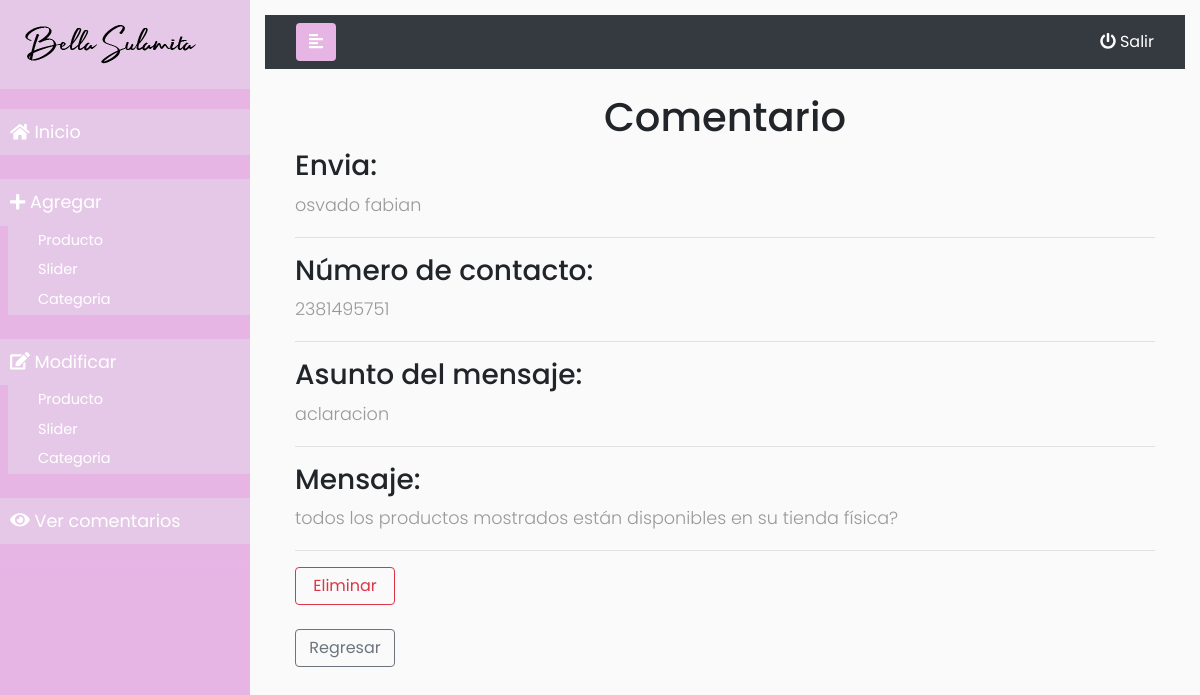
The page /administrador/verComentario.php?id=1 (signed in) on the database its author committed.
### tables this page shows
CREATE TABLE `formulario` (
  `id` int(11) NOT NULL,
  `nombre` varchar(80) NOT NULL,
  `telefono` bigint(20) NOT NULL,
  `asunto` varchar(80) NOT NULL,
  `mensaje` text NOT NULL
);

### backend/modelo/BD.php (called while the page is built, shortened)
<?php
class BD {
    private $servername = "localhost";
    private $username = "root";
    private $password = "Fabian55";
    private $database = "bellaSulamita";
    public function __construct() {
        try {
            $this->conn = new PDO("mysql:host=$this->servername;dbname=$this->database", $this->username, $this->password);
        } catch (PDOException $e) {
            echo "Connection failed: " . $e->getMessage();
        }
    }
}

### backend/controlador/CContacto.php (called while the page is built, shortened)
<?php
class CContacto {
    private $modelo;
    public function __construct() {
        $this->modelo= new MContacto();
    }
    public function mostrarFormulario($ide) {
        $categoria = $this->modelo->consultaFormulario($ide);
        return $categoria;
    }
}

### backend/modelo/MContacto.php (called while the page is built, shortened)
<?php
class MContacto  extends BD{
    public function consultaFormulario($id) {
        try {
            $stmt = $this->conn->prepare("SELECT * FROM formulario where id=:id");
            $stmt->bindParam(':id', $id);
            $stmt->execute();
            foreach ($stmt->fetchAll() as $registro) {
                return $registro;
            }
            return null;
        } catch (PDOException $e) {
            echo "Error: " . $e->getMessage();
        }
    }
}

### administrador/verComentario.php (the view, shortened to what this page needs)
<?php
include_once '../backend/modelo/BD.php';
include_once '../backend/modelo/MContacto.php';
include_once '../backend/controlador/CContacto.php';
$formulario = new CContacto();
$ide = (int) $_GET["id"];
$form = $formulario->mostrarFormulario($ide);
?>
<!DOCTYPE html>
<html>
    <head>
        <link rel="stylesheet" href="https://stackpath.bootstrapcdn.com/bootstrap/4.3.1/css/bootstrap.min.css"
>
        <link rel="stylesheet" href="style/css_1.css" />
        <link rel="stylesheet" href="style/font-awesome.min.css">
    </head>
    <body>
        <div class="wrapper">
            <nav id="sidebar" class="">
                <div class="sidebar-header">
                    <a href="panel.php"><img src="../multimedia/BellaSulamita.png"></a>
                </div>
                <ul class="list-unstyled components">
                    <li class="active">
                        <a href="panel.php"><i class="fa fa-home" aria-hidden="true"></i> Inicio</a>
                        <br>
                        <a href="#submenu1"><i class="fa fa-plus" aria-hidden="true"></i> Agregar </a>
                        <div id="submenu1" aria-expanded="false">
                            <ul class="flex-column pl-2 nav">
                                <li class="nav-item">
                                    <a class="nav-link py-1" href="agregarProducto.php">Producto</a>
                                    <a class="nav-link py-1" href="agregarSlider.php">Slider</a>
                                    <a class="nav-link py-1" href="agregarCategoria.php">Categoria</a>
                                </li>
                            </ul>
                        </div><br>
                        <a href="#submenu2"><i class="fa fa-edit" aria-hidden="true"></i> Modificar</a>
                        <div id="submenu2" aria-expanded="false">
                            <ul class="flex-column pl-2 nav">
                                <li class="nav-item">
                                    <a class="nav-link py-1" href="tablaProducto.php"> Producto</a>
                                    <a class="nav-link py-1" href="tablaSlider.php"> Slider</a>
                                    <a class="nav-link py-1" href="tablaCategoria.php"> Categoria</a>
                                </li>
                            </ul>
                        </div><br>
                        <a href="tablaComentarios.php"><i class="fa fa-eye" aria-hidden="true"></i> Ver comentarios </a>
                    </li>
                </ul>
            </nav>
            <div style="padding: 15px; margin: 0px auto 0px auto; width: 100%" id="content">
                <nav class="navbar navbar-expand-lg navbar-dark bg-dark">
                    <div class="container-fluid">
                        <button type="button" id="sidebarCollapse" class="btn option" style="color: white">
                        </button>
                        <div class="navbar-collapse collapse" id="navbarSupportedContent">
                            <ul class="nav navbar-nav ml-auto text-center">
                                <li class="nav-item active">
                                    <a style="color: white" href="salir.php"><i class="fa fa-power-off"> </i> Salir </a>
                                </li>
                            </ul>
                        </div>
                    </div>
                </nav>
                <div class="container-fluid">
                    <div class="col-md-12 ">
                        <div class="text-center">
                            <br><h1>Comentario</h1>
                        </div>
                        <h3>Envia:</h3><p><?php echo $form["nombre"]?></p><hr>
                        <h3>Número de contacto:</h3><p><?php echo $form["telefono"]?></p><hr>
                        <h3>Asunto del mensaje:</h3><p><?php echo $form["asunto"]?></p><hr>
                        <h3>Mensaje:</h3><p><?php echo $form["mensaje"]?></p><hr>
                        <button style="width: 100px" type="button" class="btn btn-outline-danger"><a href="eliminarComentario.php?id=<?php echo $form["id"] ?>">Eliminar</a></button><br><br>
                        <button style="width: 100px" type="button" class="btn btn-outline-secondary"><a href="tablaComentarios.php" style="text-decoration: none">Regresar</a></button>
                    </div>
                </div><br>
            </div>
        </div>
    </body>
</html>

### administrador/style/css_1.css (style rules this page uses)
body { font-family: 'Poppins', sans-serif; background: #fafafa; }
p { font-family: 'Poppins', sans-serif; font-size: 1.1em; font-weight: 300; line-height: 1.7em; color: #999; }
a, a:hover, a:focus { color: inherit; text-decoration: none; transition: all 0.3s; }
#sidebar { background: #E7B5E3; color: #fff; transition: all 0.3s; }
.option { background: #E7B5E3; }
#sidebar .sidebar-header { padding: 20px; background: #E5C8E7; }
#sidebar ul.components { padding: 20px 0; border-bottom: 1px solid #E7B5EA; }
#sidebar ul li a { padding: 10px; font-size: 1.1em; display: block; }
#sidebar ul li.active > a, a[aria-expanded="true"] { color: #fff; background: #E5C8E7; }
ul ul a { font-size: 0.9em !important; padding-left: 30px !important; background: #E5C8E7; }
.wrapper { display: flex; align-items: stretch; }
#sidebar { min-width: 250px; max-width: 250px; }
#sidebar { min-width: 250px; max-width: 250px; min-height: 100vh; }

### rows shown on the page
formulario: nombre "osvado fabian", telefono "2381495751", asunto "aclaracion", mensaje "todos los productos mostrados están disponibles en su tienda física?"
